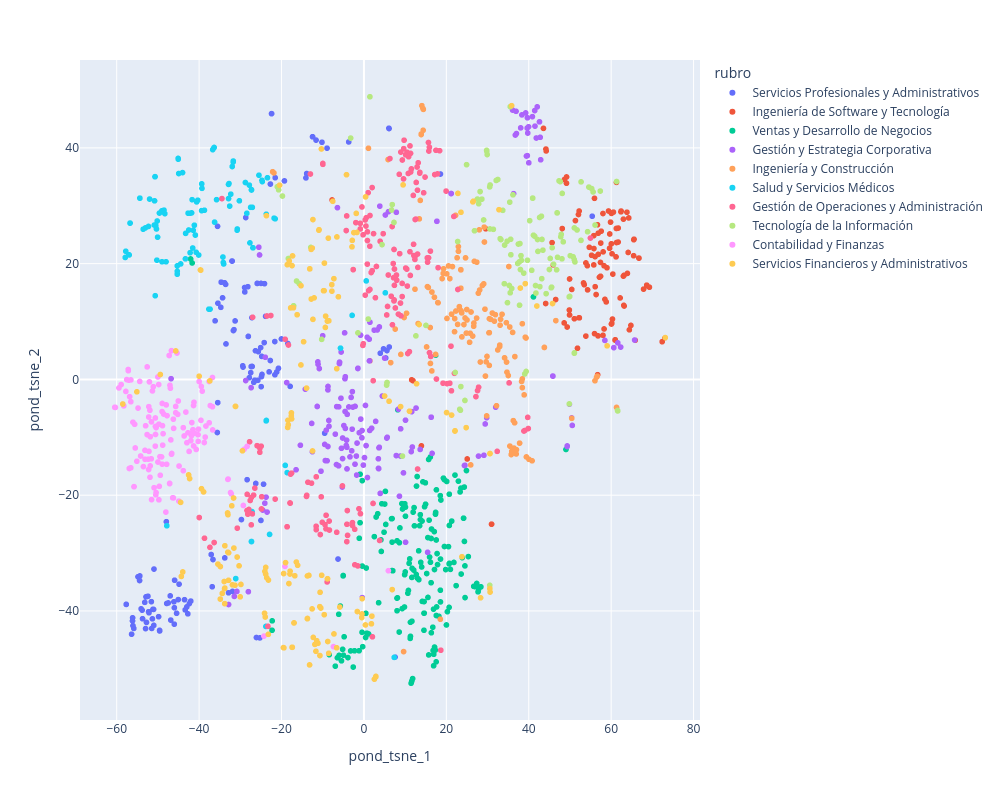

Source (notebook cell):
### Code cell
px.scatter(
    df, 
    x="pond_tsne_1", 
    y="pond_tsne_2", 
    color="rubro",
    hover_data={
        "title": True,
        "pond_tsne_1": False, 
        "pond_tsne_2": False, 
        "max_salary": False,
    },
    width=1000, 
    height=800
)

### Figure 1 — Plotly figure (JSON) as saved in the notebook; plotly's stock layout.template omitted (floating-point values rounded to 4 significant figures; data arrays with more than 128 entries replaced by an {"elided": "..."} marker saying what was removed)
{"data": [{"customdata": {"elided": "140x2 mixed values"}, "hovertemplate": "rubro=Servicios Profesionales y Administrativos<br>title=%{customdata[0]}<extra></extra>", "legendgroup": "Servicios Profesionales y Administrativos", "marker": {"color": "#636efa", "symbol": "circle"}, "mode": "markers", "name": "Servicios Profesionales y Administrativos", "showlegend": true, "type": "scattergl", "x": {"elided": "140 float values"}, "xaxis": "x", "y": {"elided": "140 float values"}, "yaxis": "y"}, {"customdata": {"elided": "113x2 mixed values"}, "hovertemplate": "rubro=Ingeniería de Software y Tecnología<br>title=%{customdata[0]}<extra></extra>", "legendgroup": "Ingeniería de Software y Tecnología", "marker": {"color": "#EF553B", "symbol": "circle"}, "mode": "markers", "name": "Ingeniería de Software y Tecnología", "showlegend": true, "type": "scattergl", "x": [52.22, 57.58, 61.7, 61.71, 53.87, 48.66, 54.28, 49.9, 60.17, 56.71, 44.17, 44.22, 49.86, 52.28, 60.41, 56.12, 65.84, 58.98, 62.41, 58.05, 29.57, 62.97, 66.74, 63.13, 56.68, 62.37, 56.09, 48.59, 62.17, 59.36, 61.29, 56.82, 72.38, 56.86, 57.47, 56.34, 62.97, 60.32, 44.1, 65.55, 61.29, 49.31, 49.17, 63.94, 57.42, 60.04, 59.61, 56.86, 60.93, 11.59, 55.82, 58.8, 58.28, 45.65, 67.86, 63.06, 30.97, 51.32, 60.54, 65.48, 66.74, 55.79, 51.83, 51.06, 64.12, 64.41, 55.95, 52.06, 60.99, 60.06, 57.15, 55.78, 64.79, 64.27, 55.96, 58.28, 60.07, 59.84, 54.21, 68.63, 58.01, 61.26, 73.05, 61.18, 52.19, 30.97, 43.57, 57.41, 69.28, 45.92, 50.44, 53.86, 63.83, 58.01, 13.94, -7.726, 54.69, 1.424, 55.25, 53.29, 25.06, 53.47, 63.15, 49.89, 11.89, 58.48, 68.65, 48.13, 65.45, 49.16, 59.66, 46.54, 60.21], "xaxis": "x", "y": [29.09, 25.61, 23.73, 26.15, 20.13, 34.54, 15.47, 17.35, 9.702, 0.8144, 39.8, 39.47, 11.99, 10.64, 18.19, 16.01, 6.768, 19.29, 29.09, 22.03, 26.02, 17.85, 20.96, 17.99, 26.71, 28.95, 21.21, 9.765, 14.08, 29.09, 34.04, 7.517, 6.514, 21.6, 23.56, 14.67, 27.69, 10.43, 13.12, 24.22, 23.65, 9.057, 34.97, 18.32, 17.82, 23.43, 22.66, 25.26, 6.798, -0.07472, 22.61, 13.39, 19.63, 23.63, 15.6, 12.8, -25.01, 27.44, 28.9, 24.14, 20.96, 24.84, 5.389, 10.48, 21.93, 8.572, 31.28, 28.49, 6.854, 9.57, 17.66, 19.78, 9.334, 27.9, 7.913, 8.719, 28.68, 27.17, 19.64, 16.28, 7.618, 26.08, 7.175, 21.17, 10.65, -25.01, 43.37, 20.21, 15.93, 19.79, 15.54, 7.483, 28.89, 28.66, -11.48, 31.0, 22.82, 3.21, 21.45, 16.66, -13.74, 16.36, 12.68, 11.14, -0.2111, 13.83, 16.21, 26.06, 21.37, 33.9, 25.13, 13.8, 21.71], "yaxis": "y"}, {"customdata": {"elided": "181x2 mixed values"}, "hovertemplate": "rubro=Ventas y Desarrollo de Negocios<br>title=%{customdata[0]}<extra></extra>", "legendgroup": "Ventas y Desarrollo de Negocios", "marker": {"color": "#00cc96", "symbol": "circle"}, "mode": "markers", "name": "Ventas y Desarrollo de Negocios", "showlegend": true, "type": "scattergl", "x": {"elided": "181 float values"}, "xaxis": "x", "y": {"elided": "181 float values"}, "yaxis": "y"}, {"customdata": {"elided": "174x2 mixed values"}, "hovertemplate": "rubro=Gestión y Estrategia Corporativa<br>title=%{customdata[0]}<extra></extra>", "legendgroup": "Gestión y Estrategia Corporativa", "marker": {"color": "#ab63fa", "symbol": "circle"}, "mode": "markers", "name": "Gestión y Estrategia Corporativa", "showlegend": true, "type": "scattergl", "x": {"elided": "174 float values"}, "xaxis": "x", "y": {"elided": "174 float values"}, "yaxis": "y"}, {"customdata": {"elided": "137x2 mixed values"}, "hovertemplate": "rubro=Ingeniería y Construcción<br>title=%{customdata[0]}<extra></extra>", "legendgroup": "Ingeniería y Construcción", "marker": {"color": "#FFA15A", "symbol": "circle"}, "mode": "markers", "name": "Ingeniería y Construcción", "showlegend": true, "type": "scattergl", "x": {"elided": "137 float values"}, "xaxis": "x", "y": {"elided": "137 float values"}, "yaxis": "y"}, {"customdata": {"elided": "110x2 mixed values"}, "hovertemplate": "rubro=Salud y Servicios Médicos<br>title=%{customdata[0]}<extra></extra>", "legendgroup": "Salud y Servicios Médicos", "marker": {"color": "#19d3f3", "symbol": "circle"}, "mode": "markers", "name": "Salud y Servicios Médicos", "showlegend": true, "type": "scattergl", "x": [-42.19, -39.37, -48.32, -21.8, -26.93, -57.05, -36.25, -27.5, -52.02, -49.05, -34.22, -54.38, -43.32, -25.48, -27.29, -53.05, -32.87, -39.39, -40.92, -49.63, -2.865, -24.67, -49.01, -50.69, -37.63, 7.347, -23.8, -47.84, -50.66, -35.77, -44.48, -32.31, -37.35, -23.73, -27.8, -30.74, -40.71, -23.42, -56.76, 0.5565, -31.71, -27.08, -36.41, -32.58, -41.7, -57.8, -27.16, -27.29, -45.31, -50.5, -36.7, -26.93, -24.75, -41.43, -32.86, -44.95, -39.31, -30.23, -52.29, -36.36, -21.55, -50.71, -42.14, -50.87, -40.6, -18.64, -5.686, -56.97, -45.1, -53.57, -40.11, -43.28, -44.03, -27.67, -50.35, -31.11, -19.1, -45.3, -42.52, -27.29, -22.91, -48.52, -50.08, -32.75, -48.03, -57.93, -28.77, -23.71, -45.31, -50.18, -41.56, -56.76, -45.07, -27.3, -41.83, -38.71, -34.13, 5.188, -50.82, -28.42, -31.97, -42.68, -54.38, -31.74, -40.33, -50.25, -30.78, -34.04, -41.16, -23.68], "xaxis": "x", "y": [21.89, 33.79, 28.64, 27.86, 22.74, 21.54, 27.18, 29.73, 31.16, 29.12, 21.14, 31.32, 20.83, 35.28, 32.78, 26.17, 33.69, 29.16, 24.94, 28.74, 11.07, 34.17, 20.32, 35.03, 12.14, -48.02, -42.67, -25.28, 14.46, 31.06, 19.95, 32.0, 12.15, -7.161, 33.56, 25.99, 21.96, 34.84, 27.01, 17.02, 37.72, 29.73, 40.02, 29.94, 31.05, 22.14, -22.84, -28.01, 19.62, 26.55, 39.7, 22.74, 34.39, 25.76, 31.24, 35.57, 33.01, 30.86, 26.43, 40.07, 27.75, 35.01, 28.72, 26.67, 30.67, -16.1, 5.408, 21.51, 38.18, 25.95, 21.49, 25.23, 35.73, 23.58, 25.99, -34.41, -14.85, 18.68, 25.81, 32.73, -26.77, 29.25, 24.58, 33.84, 20.32, 21.07, 34.02, 28.54, 18.17, 27.37, 22.7, 27.0, 38.05, -28.01, 28.77, 29.22, 20.19, 14.96, 30.85, 28.7, 36.78, 28.72, 31.32, 37.56, 30.96, 20.6, 25.78, 19.95, 26.64, -7.086], "yaxis": "y"}, {"customdata": {"elided": "199x2 mixed values"}, "hovertemplate": "rubro=Gestión de Operaciones y Administración<br>title=%{customdata[0]}<extra></extra>", "legendgroup": "Gestión de Operaciones y Administración", "marker": {"color": "#FF6692", "symbol": "circle"}, "mode": "markers", "name": "Gestión de Operaciones y Administración", "showlegend": true, "type": "scattergl", "x": {"elided": "199 float values"}, "xaxis": "x", "y": {"elided": "199 float values"}, "yaxis": "y"}, {"customdata": {"elided": "128x2 mixed values"}, "hovertemplate": "rubro=Tecnología de la Información<br>title=%{customdata[0]}<extra></extra>", "legendgroup": "Tecnología de la Información", "marker": {"color": "#B6E880", "symbol": "circle"}, "mode": "markers", "name": "Tecnología de la Información", "showlegend": true, "type": "scattergl", "x": [44.21, 46.77, 41.74, 49.94, 47.89, 43.07, 39.02, 27.54, 43.15, 38.2, 34.83, 54.28, 28.19, 43.21, 55.61, 35.28, 15.06, 39.68, 7.293, 42.22, 26.83, -20.7, -16.35, -1.454, 46.01, 51.09, 51.05, 47.64, 30.61, 22.16, 22.75, 54.59, 40.96, 48.12, 40.71, 33.69, 29.04, 40.94, -15.69, 45.21, 39.36, 5.6, 52.68, 29.78, -18.34, 12.61, 27.85, -21.02, 1.042, 38.12, 51.72, 41.15, 23.24, 47.77, 35.66, 30.52, 34.13, 36.17, 37.98, 56.09, 52.69, 37.71, 61.55, 46.88, 37.86, 42.12, 1.446, 45.54, 37.76, 41.43, -17.07, 37.31, 38.79, 46.88, 47.35, 23.41, 35.51, -12.9, 49.81, 50.07, 35.6, -3.221, 61.59, 42.7, 23.53, 45.45, 30.53, 24.51, 34.75, 50.75, 35.49, 28.62, 9.341, 45.01, 61.31, 30.58, -19.78, 6.697, 24.91, 51.04, 31.41, 37.48, 29.9, -10.26, 35.86, 42.63, 6.868, 46.98, 57.36, 40.22, 45.68, 48.06, 51.21, 48.37, 33.06, 32.5, 49.84, 34.07, 43.44, 41.64, 32.1, 33.25, 55.27, 35.39, 4.39, 5.5, 29.81, 51.07], "xaxis": "x", "y": [14.82, 18.93, 14.92, 14.34, 25.06, 28.19, 0.9436, 31.16, 17.41, 20.57, 13.26, 25.52, 32.45, 24.18, 32.38, 16.23, 9.33, 20.58, 27.12, 22.12, 25.68, 32.75, 17.0, 8.04, 19.9, 4.598, 4.528, 34.17, 33.59, 1.198, 23.82, 33.23, 31.31, 32.14, 18.85, 29.21, 27.55, 31.33, 16.54, 20.9, 1.375, -0.5329, 24.02, 39.57, 20.88, 7.521, 30.36, 33.29, 10.43, 21.38, 25.82, 24.91, -5.167, 24.64, 21.54, 33.27, 23.21, 31.89, 18.99, 26.67, 34.13, 20.31, -5.366, 28.77, 23.47, 24.17, 48.83, 15.94, 12.83, 24.75, 12.72, 20.03, 18.36, 28.77, 34.3, -5.323, 47.11, 22.8, 14.27, 21.37, 24.21, 41.69, -5.444, 16.02, -1.241, 15.83, -35.57, -3.635, 23.87, 21.19, 14.96, 31.15, -13.24, 18.99, 34.19, 25.99, 31.68, 29.27, 37.1, 20.7, 25.93, 23.38, 38.85, 6.916, 15.71, 27.98, 30.2, 21.1, 32.54, 27.42, 22.75, 20.83, 20.3, 23.77, 24.32, 34.54, -4.232, 16.54, 22.33, 16.22, 34.38, 24.17, 32.97, 30.63, 23.29, -0.9824, 39.42, 26.18], "yaxis": "y"}, {"customdata": {"elided": "137x2 mixed values"}, "hovertemplate": "rubro=Contabilidad y Finanzas<br>title=%{customdata[0]}<extra></extra>", "legendgroup": "Contabilidad y Finanzas", "marker": {"color": "#FF97FF", "symbol": "circle"}, "mode": "markers", "name": "Contabilidad y Finanzas", "showlegend": true, "type": "scattergl", "x": {"elided": "137 float values"}, "xaxis": "x", "y": {"elided": "137 float values"}, "yaxis": "y"}, {"customdata": {"elided": "181x2 mixed values"}, "hovertemplate": "rubro=Servicios Financieros y Administrativos<br>title=%{customdata[0]}<extra></extra>", "legendgroup": "Servicios Financieros y Administrativos", "marker": {"color": "#FECB52", "symbol": "circle"}, "mode": "markers", "name": "Servicios Financieros y Administrativos", "showlegend": true, "type": "scattergl", "x": {"elided": "181 float values"}, "xaxis": "x", "y": {"elided": "181 float values"}, "yaxis": "y"}], "layout": {"height": 800, "legend": {"title": {"text": "rubro"}, "tracegroupgap": 0}, "margin": {"t": 60}, "width": 1000, "xaxis": {"anchor": "y", "domain": [0, 1], "title": {"text": "pond_tsne_1"}}, "yaxis": {"anchor": "x", "domain": [0, 1], "title": {"text": "pond_tsne_2"}}}}
